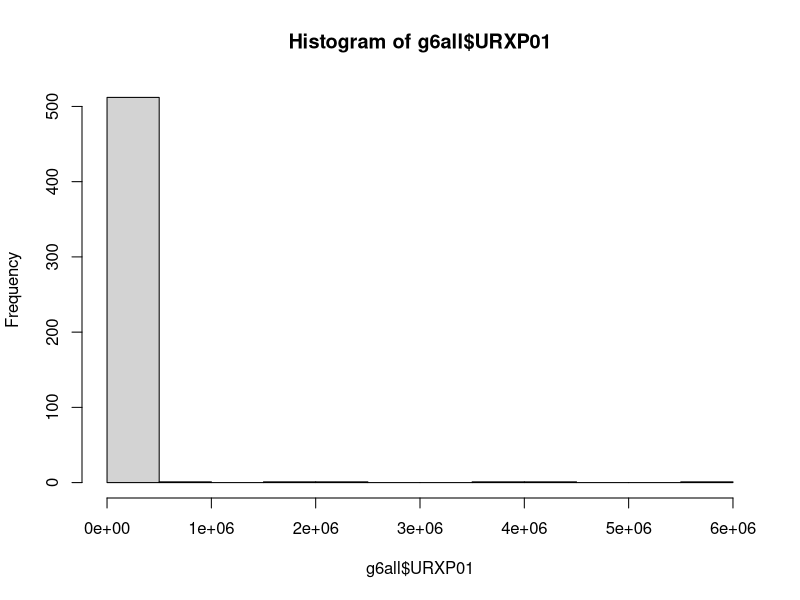
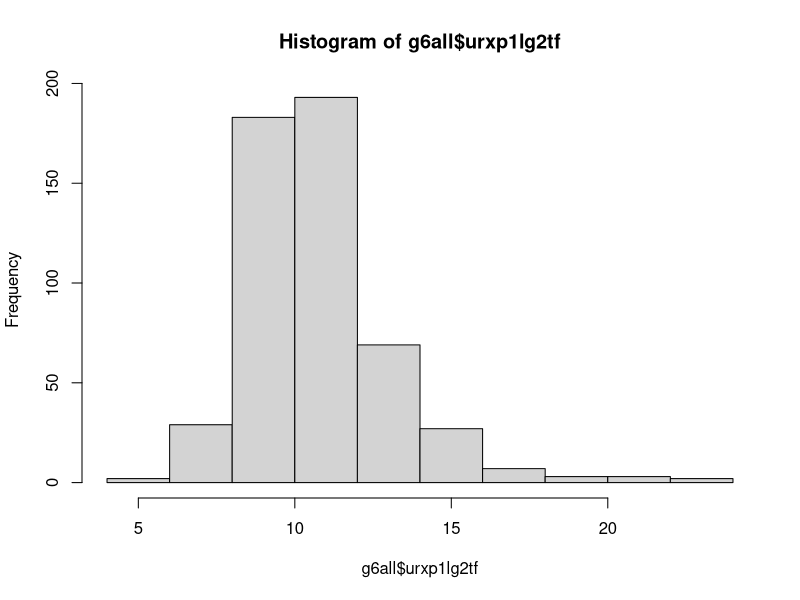
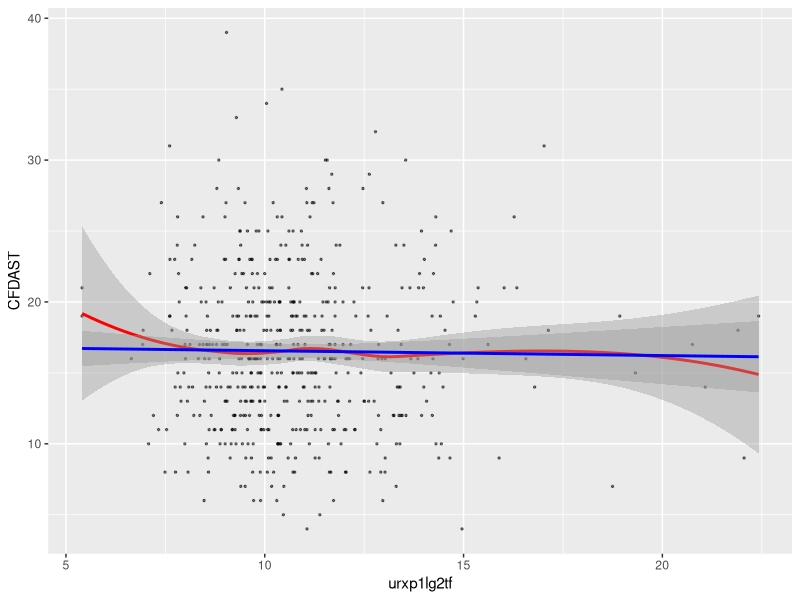
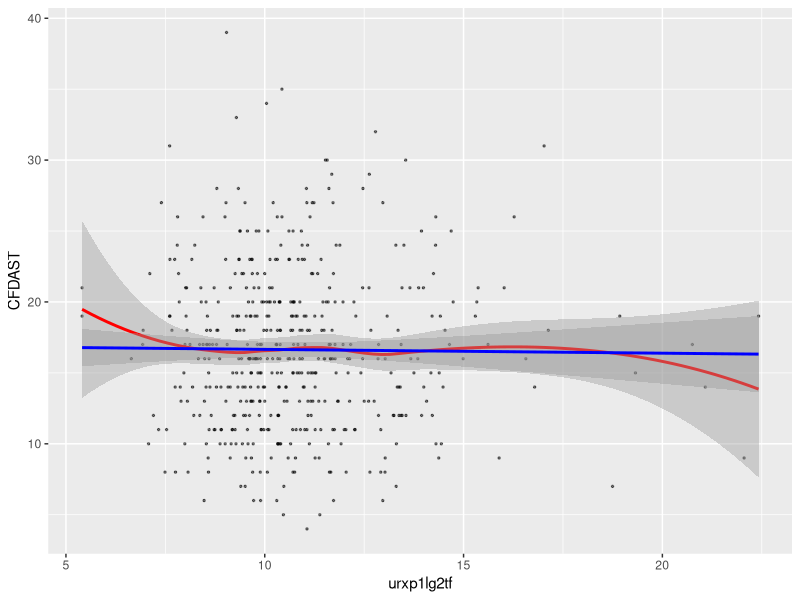
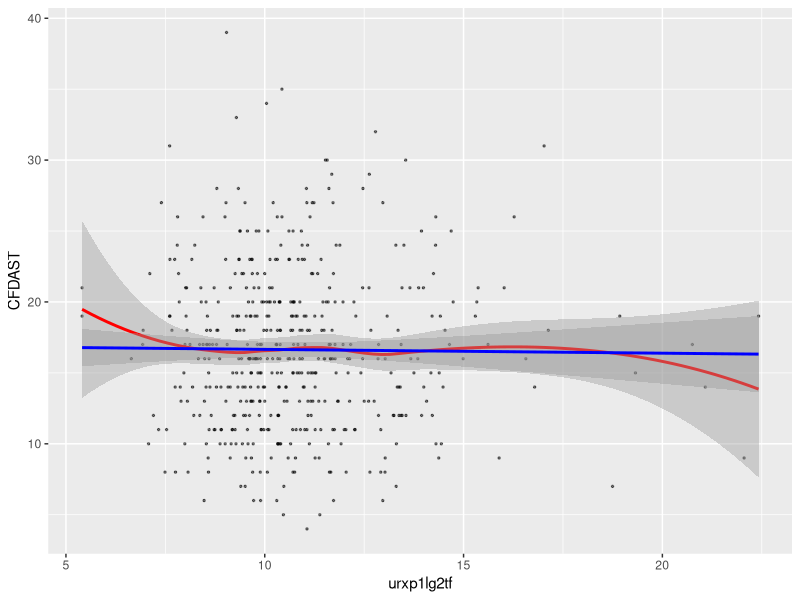

Write the R code that produced these figures, in order.
library(tidyverse)

conf2013 = read.csv("confounders2013.csv") # Create object for confounders
group6 = read.csv("group6.csv") # Create object for group 6 variables

# Create a new object that only has the variables of interest (confounders haven't been added yet)
names(group6)
g6sm = dplyr::select(group6,"SEQN", "URXP01", "CFDAST") # Limit your variables to those used for exposure and outcome
head(g6sm, n = 20) # Look at the first 20 rows of your object
g6sm = na.omit(g6sm) # Eliminate observations that have NA values
head(g6sm, n = 20) # Check the first 20 rows again

# Merge your dataset with the confounders dataset
g6all = merge(g6sm, conf2013, by="SEQN") # This will only merge the observations that have matching SEQN
head(g6all, n = 20) # Look at first 20 observations - note that some of the confounders have NA, but we won't worry about that
write_csv(g6all, "g6all.csv") # Write a csv file that has all your variables and confounders

#Looking more closely at your data
summary(g6all) # Look at summary statistics.
hist(g6all$URXP01)
quantile(g6all$URXP01, probs = seq(0, 1, 0.1), na.rm = TRUE)
quantile(g6all$URXP01, probs = seq(0.9, 1, 0.01), na.rm = TRUE)

g6all$urxp1lg2tf <- log2(g6all$URXP01)
hist(g6all$urxp1lg2tf)

glm.g6all = glm(CFDAST ~ urxp1lg2tf, data = g6all)
ggplot(data = glm.g6all, mapping = aes(x = urxp1lg2tf, y = CFDAST)) +
  geom_point(size = 0.5, alpha = 0.5) +
  geom_smooth(method = "loess", color = "red") +
  geom_smooth(method = "lm", color = "blue")

glm.g6allconf = glm(CFDAST ~ urxp1lg2tf + RIDAGEYR + factor(RIAGENDR) + factor(RIDRETH3) + INDHHIN2 + INDFMPIR, data = g6all)
ggplot(data = glm.g6allconf, mapping = aes(x = urxp1lg2tf, y = CFDAST)) +
  geom_point(size = 0.5, alpha = 0.5) +
  geom_smooth(method = "loess", color = "red") +
  geom_smooth(method = "lm", color = "blue")
summary(glm.g6allconf)

lm.g6allconf = lm(CFDAST ~ urxp1lg2tf + RIDAGEYR + factor(RIAGENDR) + factor(RIDRETH3) + INDHHIN2 + INDFMPIR, data = g6all)
ggplot(data = lm.g6allconf, mapping = aes(x = urxp1lg2tf, y = CFDAST)) +
  geom_point(size = 0.5, alpha = 0.5) +
  geom_smooth(method = "loess", color = "red") +
  geom_smooth(method = "lm", color = "blue")
summary(lm.g6allconf)
confint(lm.g6allconf)

